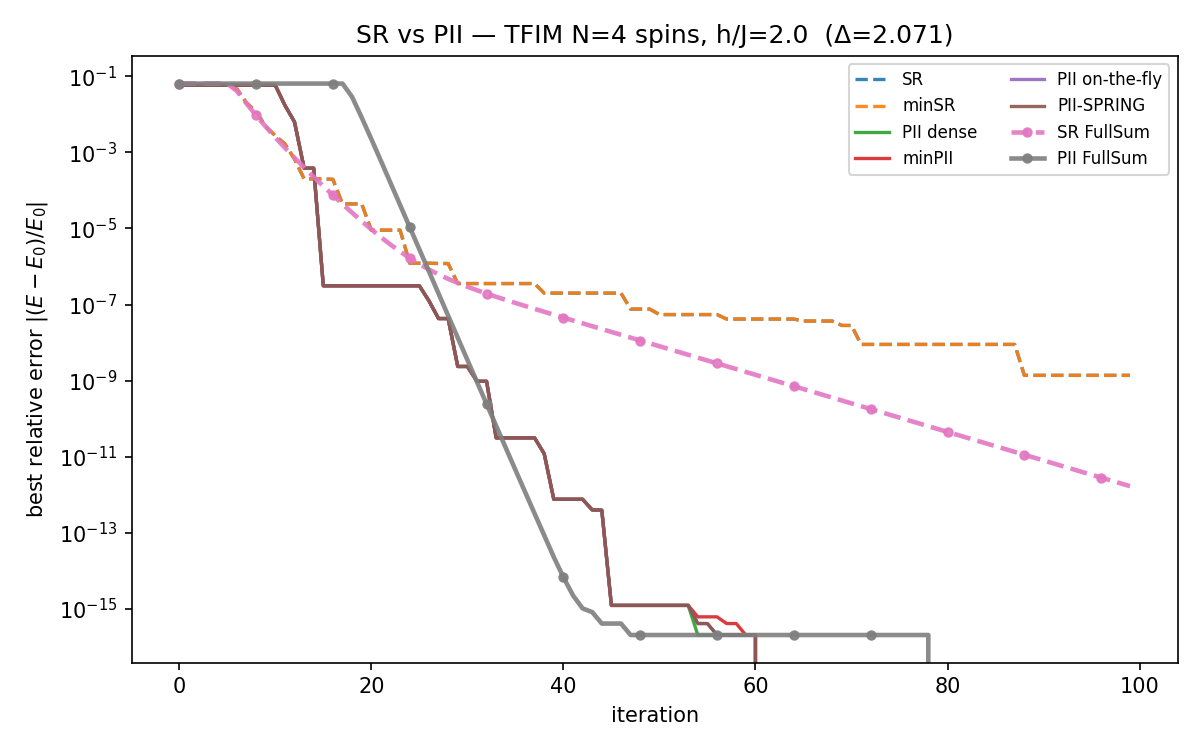

Write Python code to recreate this figure.
r"""Compare SR and PII on a small 2D transverse-field Ising model (TFIM).

At small ``h/J`` the TFIM is in the ordered phase where the finite-size spectral
gap ``Δ = E1 - E0`` is small. SR is then "gap-limited" and converges slowly
(rate ``ρ_SR ≈ 1 - ½ Δ/Γ``), whereas PII is gap-insensitive: with the shift
undershooting the ground state by half the gap, ``τ = E0 - ½Δ``, the rate is
``ρ_PII = |E0-τ|/|E1-τ| = 1/3`` independent of the gap, so it converges in a few
iterations with learning rate ``η = 1`` (paper Fig. 2).

This script exercises every variant of :class:`pii.VMC`:

- SR / minSR                        (``pii=False``)
- PII dense / minPII / on-the-fly   (``pii=True``) -- these are mathematically
  identical and produce the same trajectory (so they overlap on the plot)
- PII-SPRING                        (``pii=True, momentum``)
- PII dense on a FullSumState       (exact, no Monte Carlo noise)

Run with::

    conda activate pii && python pii/examples/compare_sr_pii_tfim.py
"""

from pathlib import Path

import numpy as np
import jax.numpy as jnp
import optax
import netket as nk
import matplotlib.pyplot as plt

import pii

HERE = Path(__file__).parent

L = 4
h = 2.0
N_ITER = 100

# g = nk.graph.Grid([L, L], pbc=True)
g = nk.graph.Chain(L, pbc=True)
hi = nk.hilbert.Spin(s=0.5, N=g.n_nodes)
H = nk.operator.Ising(hilbert=hi, graph=g, h=h)

# Exact two lowest eigenvalues -> ground-state energy and spectral gap.
E0, E1 = nk.exact.lanczos_ed(H, k=2, compute_eigenvectors=False)
gap = E1 - E0
tau = E0 - 0.1 * gap  # undershoot by fraction of the gap
print(f"TFIM {g.extent}, h/J={h};  E0 = {E0:.6f}, gap Δ = {gap:.4f},  τ = {tau:.6f}")

# Each entry: a learning rate and the pii.VMC keyword arguments. SR needs a small
# learning rate; PII uses η = 1.

lr_sr = 2e-2
diag_shift_sr = 1e-4
lr_pii = 0.5
diag_shift_pii = 1e-2

runs = {
    "SR": (lr_sr, dict(diag_shift=diag_shift_sr, pii=False, use_ntk=False)),
    "minSR": (lr_sr, dict(diag_shift=diag_shift_sr, pii=False, use_ntk=True)),
    "PII dense": (lr_pii, dict(diag_shift=diag_shift_sr, pii=True, tau=tau, use_ntk=False)),
    "minPII": (
        lr_pii,
        dict(diag_shift=diag_shift_sr, pii=True, tau=tau, use_ntk=True, on_the_fly=False),
    ),
    "PII on-the-fly": (
        lr_pii,
        dict(diag_shift=diag_shift_sr, pii=True, tau=tau, use_ntk=True, on_the_fly=True),
    ),
    "PII-SPRING": (
        lr_pii,
        dict(
            diag_shift=diag_shift_sr,
            pii=True,
            tau=tau,
            use_ntk=True,
            on_the_fly=True,
            momentum=0.0,
        ),
    ),
    # FullSumState (exact, no Monte Carlo noise) -- dense PII only.
    "SR FullSum": (
        lr_sr,
        dict(diag_shift=diag_shift_sr, pii=False, use_ntk=False, fullsum=True),
    ),
    "PII FullSum": (
        lr_pii,
        dict(diag_shift=diag_shift_sr, pii=True, tau=tau, use_ntk=False, fullsum=True),
    ),
}

results = {}
for label, (lr, kw) in runs.items():
    kw = dict(kw)
    # model = nk.models.RBM(alpha=1, param_dtype=complex)
    model = pii.models.RBMRealParams(alpha=1, param_dtype=jnp.float64)
    if kw.pop("fullsum", False):
        vstate = nk.vqs.FullSumState(hi, model, seed=0)
    else:
        sampler = nk.sampler.MetropolisLocal(hi, n_chains=512, sweep_size=hi.size*3)
        vstate = nk.vqs.MCState(
            sampler,
            model, 
            n_samples=1024, 
            seed=0,
            n_discard_per_chain=4
        )
    opt = optax.sgd(lr)
    # RBMRealParams has a complex log-amplitude (real params), so use mode="complex".
    # (mode="real" would truncate the phase and is only for real-output ansätze.)
    driver = pii.VMC(H, opt, variational_state=vstate, mode="complex", **kw)
    log = nk.logging.RuntimeLog()
    driver.run(n_iter=N_ITER, out=log, show_progress=False)
    energies = np.asarray(log.data["Energy"].Mean).real
    results[label] = energies
    print(f"  {label:16s} final E = {energies[-1]:.5f}  rel.err = {abs((energies[-1] - E0) / E0):.2e}")

# Plot the best-so-far (running-minimum) relative error: this removes Monte Carlo
# jitter so the convergence *speed* of each method is legible. Every entry in
# `runs` is plotted automatically, so any extra experiment added above shows up
# here too. Convention: SR family dashed, PII family solid; exact (FullSum) runs
# get markers; the coinciding PII MC variants (dense/minPII/on-the-fly) overlap.
_palette = plt.cm.tab10.colors
colors = {label: _palette[i % len(_palette)] for i, label in enumerate(results)}

plt.figure(figsize=(8, 5))
for label, energies in results.items():
    kw = runs[label][1]
    is_pii = kw.get("pii", False)
    is_fullsum = kw.get("fullsum", False)
    rel = np.minimum.accumulate(np.abs((energies - E0) / E0))  # best so far
    plt.semilogy(
        rel,
        label=label,
        color=colors[label],
        ls="-" if is_pii else "--",
        lw=2.2 if is_fullsum else 1.6,
        marker="o" if is_fullsum else None,
        markevery=max(N_ITER // 12, 1),
        ms=4,
        alpha=0.9,
    )
plt.xlabel("iteration")
plt.ylabel(r"best relative error $|(E - E_0)/E_0|$")
plt.title(f"SR vs PII — TFIM N={hi.size} spins, h/J={h}  (Δ={gap:.3f})")
plt.legend(fontsize=8, ncol=2)
plt.tight_layout()
plt.savefig(HERE / "compare_sr_pii_tfim.png", dpi=150)
print(f"saved {HERE / 'compare_sr_pii_tfim.png'}")
